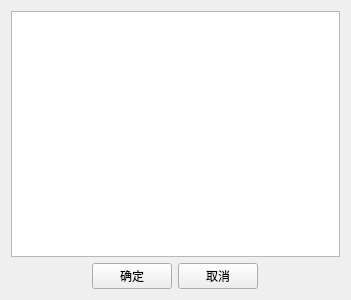
<?xml version="1.0" encoding="UTF-8"?>
<ui version="4.0">
 <class>QCIFeatureAddDig</class>
 <widget class="QWidget" name="QCIFeatureAddDig">
  <property name="geometry">
   <rect>
    <x>0</x>
    <y>0</y>
    <width>351</width>
    <height>300</height>
   </rect>
  </property>
  <property name="windowTitle">
   <string>QCIFeatureAddDig</string>
  </property>
  <layout class="QVBoxLayout" name="verticalLayout">
   <item>
    <widget class="QTreeWidget" name="treeWidget">
     <property name="rootIsDecorated">
      <bool>true</bool>
     </property>
     <property name="itemsExpandable">
      <bool>true</bool>
     </property>
     <property name="allColumnsShowFocus">
      <bool>true</bool>
     </property>
     <property name="headerHidden">
      <bool>true</bool>
     </property>
     <property name="expandsOnDoubleClick">
      <bool>false</bool>
     </property>
     <property name="columnCount">
      <number>1</number>
     </property>
     <attribute name="headerVisible">
      <bool>false</bool>
     </attribute>
     <attribute name="headerHighlightSections">
      <bool>true</bool>
     </attribute>
     <attribute name="headerShowSortIndicator" stdset="0">
      <bool>true</bool>
     </attribute>
     <column>
      <property name="text">
       <string notr="true">1</string>
      </property>
     </column>
    </widget>
   </item>
   <item>
    <layout class="QGridLayout" name="gridLayout_7">
     <item row="0" column="0">
      <spacer name="horizontalSpacer_4">
       <property name="orientation">
        <enum>Qt::Horizontal</enum>
       </property>
       <property name="sizeHint" stdset="0">
        <size>
         <width>218</width>
         <height>20</height>
        </size>
       </property>
      </spacer>
     </item>
     <item row="0" column="1">
      <widget class="QPushButton" name="pbn_Ok">
       <property name="text">
        <string>确定</string>
       </property>
       <property name="autoDefault">
        <bool>false</bool>
       </property>
      </widget>
     </item>
     <item row="0" column="2">
      <widget class="QPushButton" name="pbn_Cancel">
       <property name="text">
        <string>取消</string>
       </property>
       <property name="autoDefault">
        <bool>false</bool>
       </property>
      </widget>
     </item>
     <item row="0" column="3">
      <spacer name="horizontalSpacer_5">
       <property name="orientation">
        <enum>Qt::Horizontal</enum>
       </property>
       <property name="sizeHint" stdset="0">
        <size>
         <width>218</width>
         <height>20</height>
        </size>
       </property>
      </spacer>
     </item>
    </layout>
   </item>
  </layout>
 </widget>
 <layoutdefault spacing="6" margin="11"/>
 <resources/>
 <connections/>
</ui>
